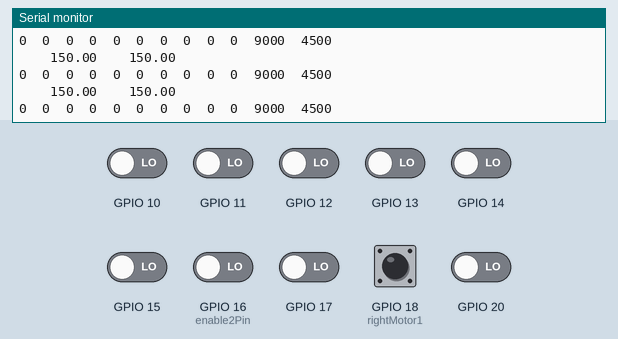
This sketch was run on a simulated ESP32. Parts: the last lines printed to the serial monitor. The inputs (shaded band) are chosen by the test bench; at power-on: GPIO 10–15, GPIO 16 (enable2Pin), GPIO 17, GPIO 18 (rightMotor1), GPIO 20 LOW.

Above: at 1.2 s.
1.3 s: GPIO 11 driven HIGH
4.3 s: GPIO 18 (rightMotor1) pulled HIGH for 0.15 s
7.4 s: GPIO 10 driven HIGH
At 8.1 s:
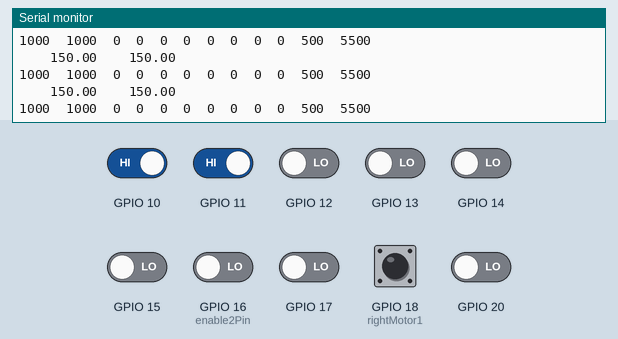
10.4 s: GPIO 12 driven HIGH
13.4 s: GPIO 13 driven HIGH
16.4 s: GPIO 18 (rightMotor1) pulled HIGH for 1 s
At 16.9 s:
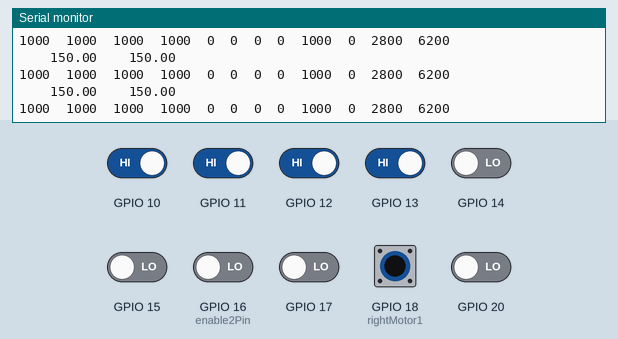

Measured:
- after the input at 7.4 s, the serial monitor: prints a new line at once (image 1)
- after the input at 16.4 s, the serial monitor: prints a new line after 0.06 s (image 2)

The sketch:

ESP32_WiFi.ino
```cpp
#include <QTRSensors.h>
double kp,ki,kd;/*
#define BLYNK_PRINT Serial

 Fill in information from Blynk Device Info her
#define BLYNK_TEMPLATE_ID "TMPLb6vjujl7"
#define BLYNK_TEMPLATE_NAME "push data in ESP"
#define BLYNK_AUTH_TOKEN "8uTCd_w_SlIBpM4xRADZ4AKy1EaiFS5d"


#include <WiFi.h>
#include <WiFiClient.h>
#include <BlynkSimpleEsp32.h>


// Your WiFi credentials.
// Set password to "" for open networks.
char ssid[] = "CUET--Students";
char pass[] = "1020304050";
e */
int leftMotor1 = 21;
int leftMotor2 = 19;
int enable1Pin = 4;
int rightMotor1 = 18;
int rightMotor2 = 5;
int enable2Pin = 16;
// Setting PWM properties
const int freq = 30000;
const int pwmChannel = 0;
const int pwmChannel2 = 1;
const int resolution = 8;
int dutyCycle = 200;

QTRSensors qtr;

const uint8_t SensorCount = 10;
uint16_t sensorValues[SensorCount];
void setup()
{
  // Debug console
  Serial.begin(9600);

 // Blynk.begin(BLYNK_AUTH_TOKEN, ssid, pass);//
  qtr.setTypeRC();
  qtr.setSensorPins((const uint8_t[]){10,11,12,13,14,15,16,17,18,20}, SensorCount);
}

void loop()
{
  //Blynk.run();

    Read_Values();
  pid();
 // Run(1,150,1);

}


void Read_Values(){
  uint16_t position_black = qtr.readLineBlack(sensorValues);
  uint16_t position_white = qtr.readLineWhite(sensorValues);

  for (uint8_t i = 0; i < SensorCount; i++)
  {
    Serial.print(sensorValues[i]);
    Serial.print('\t');
  }
  Serial.print(position_black);Serial.print("  ");
  Serial.println(position_white);
 //pid();
}

/*()
BLYNK_WRITE(V0)
{
  kp = param.asDouble(); // assigning incoming value from pin V1 to a variable
  // You can also use:
  // String i = param.asStr();
  // double d = param.asDouble();
  Serial.print("KP Slider value is: ");

}
BLYNK_WRITE(V1)
{
  ki = param.asDouble(); // assigning incoming value from pin V1 to a variable
  // You can also use:
  // String i = param.asStr();
  // double d = param.asDouble();
  ki=ki/100;
  Serial.print("KI Slider value is: ");
  Serial.println(ki,4);
}
BLYNK_WRITE(V2)
{
  kd = param.asDouble(); // assigning incoming value from pin V1 to a variable
  // You can also use:
  // String i = param.asStr();
  // double d = param.asDouble();
  Serial.print("KD Slider value is: ");
  Serial.println(kd,4);
}*/
```

PID.ino
```cpp
void pid(){
  float motor_speed,speed=150,left_motor_speed,right_motor_speed,MaxSpeed=255;
  int error,last_error=0;
  uint16_t position_black = qtr.readLineBlack(sensorValues);

  error=position_black-4500;
  float P=10;
  float I=10;
  float D=10;
  last_error=error;
  motor_speed = kp * P + ki * I + kd * D;
  left_motor_speed=speed-motor_speed;
  right_motor_speed=speed+motor_speed;
  if (right_motor_speed > MaxSpeed) right_motor_speed = MaxSpeed;  // prevent the motor from going beyond max speed
  if (left_motor_speed > MaxSpeed) left_motor_speed = MaxSpeed;    // prevent the motor from going beyond max speed
  if (right_motor_speed < 0) right_motor_speed = 0;
  if (left_motor_speed < 0) left_motor_speed = 0;
  Serial.print("    ");
  Serial.print(left_motor_speed);
  Serial.print("    ");
  Serial.println(right_motor_speed);
  //Blynk.virtualWrite(V4,left_motor_speed);Serial.println(kp,4);
  //Blynk.virtualWrite(V3,right_motor_speed);delay(1000);
  Run(1,left_motor_speed,1);
  Run(2,right_motor_speed,1);

}
```

run.ino
```cpp
bool pin1,pin2;

void Run(int motor,float speed,int direction){
  if(direction==1){
    pin1=HIGH;
    pin2=LOW;
  }
  if(direction==0){
    pin1=LOW;
    pin2=HIGH;
  }
  if(motor==1){
    digitalWrite(leftMotor1, pin1);
    digitalWrite(leftMotor2, pin2);
   // ledcWrite(pwmChannel, speed);

  }
  if(motor==2){
    digitalWrite(rightMotor1,pin1);
    digitalWrite(rightMotor2,pin2);
    ledcWrite(pwmChannel2,speed);
    //Blynk.virtualWrite(V4,speed);
  }
}


void motor_setup(){
  pinMode(leftMotor1, OUTPUT);
  pinMode(leftMotor2, OUTPUT);
  pinMode(enable1Pin, OUTPUT);
  pinMode(rightMotor1, OUTPUT);
  pinMode(rightMotor2, OUTPUT);
  pinMode(enable2Pin, OUTPUT);
  // configure LED PWM functionalitites
  ledcSetup(pwmChannel, freq, resolution);
  ledcSetup(pwmChannel2, freq, resolution);
  // attach the channel to the GPIO to be controlled
  ledcAttachPin(enable1Pin, pwmChannel);
  ledcAttachPin(enable2Pin, pwmChannel2);
}
```
